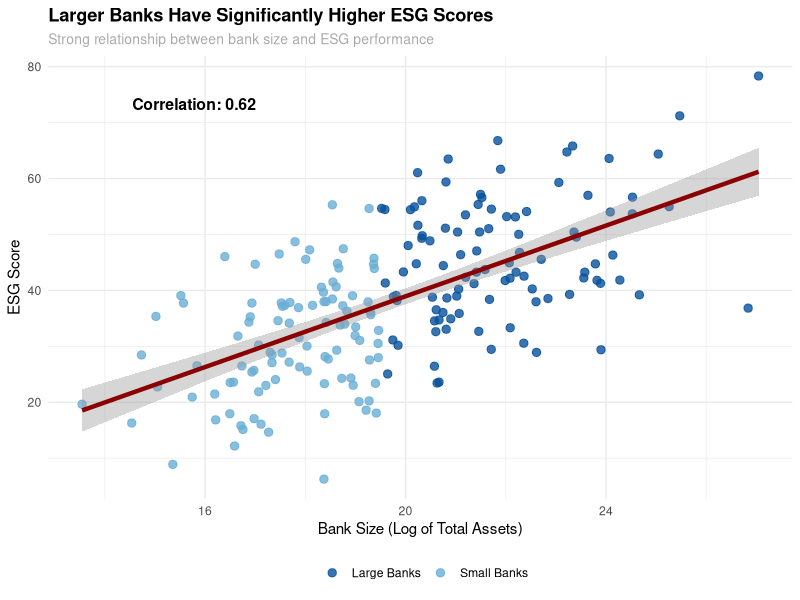
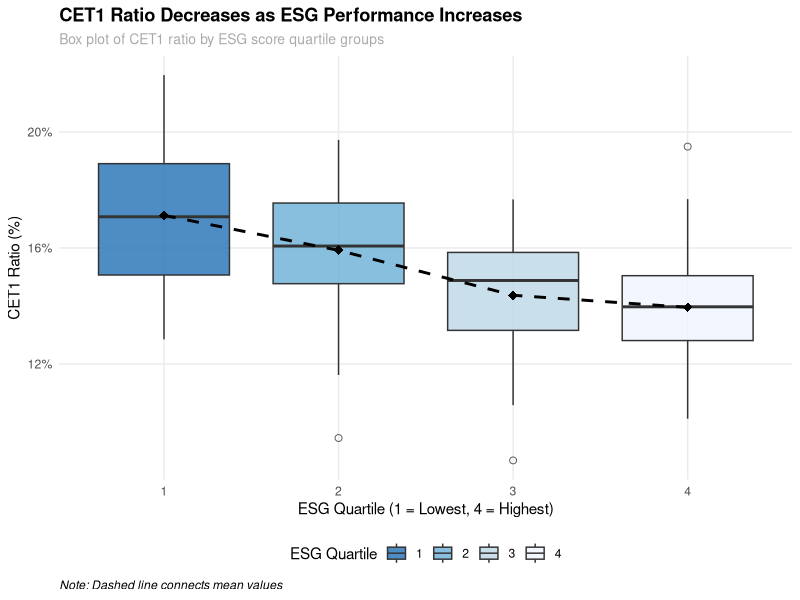
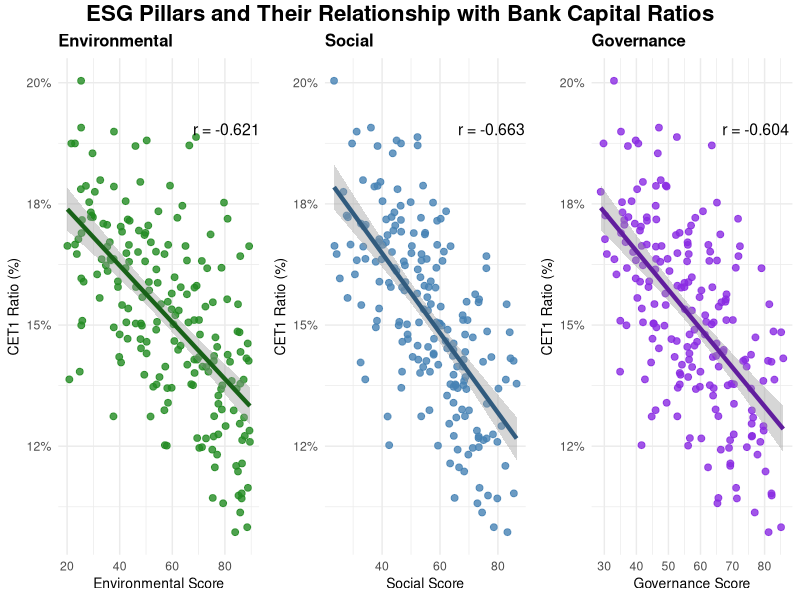
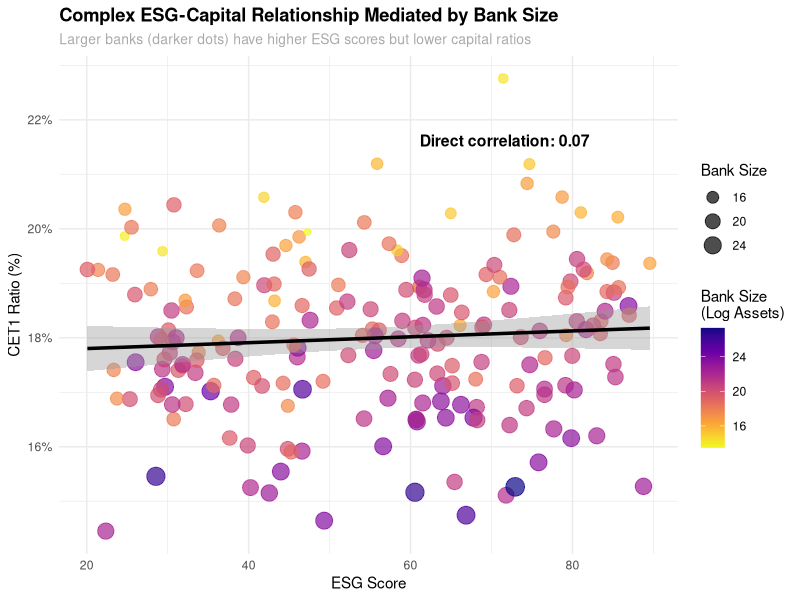

Write R code to recreate these figures, in order.
## ---- chunk 1
knitr::opts_chunk$set(echo = FALSE, warning = FALSE, message = FALSE,
                      fig.width = 10, fig.height = 6, dpi = 300,
                      out.width = "100%", fig.align = "center")

# Load required libraries
library(tidyverse)
library(ggplot2)
library(kableExtra)
library(corrplot)
library(gridExtra)
library(scales)
library(plm)
library(grid)
library(DiagrammeR)
library(htmltools)
## ---- chunk 2
# Create data flow diagram with DiagrammeR
DiagrammeR::grViz("
digraph data_flow {
  # Graph settings
  graph [rankdir = LR, fontname = 'Helvetica', nodesep = 0.5, ranksep = 0.7]
  node [shape = box, style = filled, fontname = 'Helvetica', fontsize = 20]
  edge [penwidth = 1.2]
  
  # Input data nodes
  ESG_Raw [label = 'Raw ESG Data\\n(Refinitiv)', fillcolor = '#D5F5E3']
  Financial_Raw [label = 'Raw Financial Data\\n(EBA)', fillcolor = '#FADBD8']
  
  # Processing nodes
  ESG_Process [label = 'ESG Data Cleaning\\n- Convert NULL to NA\\n- Extract years\\n- Pivot wider\\n- Handle duplicates', fillcolor = '#AED6F1']
  Financial_Process [label = 'Financial Data Cleaning\\n- Filter valid LEI codes\\n- Create financial ratios', fillcolor = '#AED6F1']
  
  # Merge node
  Merge [label = 'Data Merging\\n- Inner join by LEI code & Year\\n- Handle duplicate columns\\n- Clean column names', fillcolor = '#D7BDE2']
  
  # Transformation node
  Transform [label = 'Feature Engineering\\n- Create financial ratios\\n- Log transformations\\n- ESG categorizations\\n- Year factors', fillcolor = '#AED6F1']
  
  # Output node
  Final [label = 'Final Analysis Dataset\\n- ~400 observations\\n- ~30 variables\\n- Bank-year panel structure', fillcolor = '#FCF3CF']
  
  # Connections
  ESG_Raw -> ESG_Process
  Financial_Raw -> Financial_Process
  ESG_Process -> Merge
  Financial_Process -> Merge
  Merge -> Transform
  Transform -> Final
}
")
## ---- chunk 3
# Create variable description table
variables <- data.frame(
  Category = c("ESG Scores", "ESG Scores", "ESG Scores", "ESG Scores", 
               "Risk Metrics", "Risk Metrics", "Risk Metrics", "Risk Metrics",
               "Controls", "Controls", "Controls"),
  Variable = c("esg_score", "environmental_pillar_score", "social_pillar_score", "governance_pillar_score",
               "cet1_ratio", "leverage_ratio", "rwa_ratio", "provisions_ratio",
               "log_size", "loan_quality", "liquidity_ratio"),
  Description = c("Overall ESG performance score (0-100)", 
                  "Environmental pillar score (0-100)", 
                  "Social pillar score (0-100)", 
                  "Governance pillar score (0-100)",
                  "Common Equity Tier 1 capital ratio", 
                  "Regulatory leverage ratio", 
                  "Risk-weighted assets to total assets", 
                  "Loan provisions to total loans",
                  "Log of total assets (bank size)", 
                  "Loan quality (loans/provisions)", 
                  "Liquidity (cash/assets)")
)

# Display the variables table with better styling
kableExtra::kable(variables, format = "html") %>% 
  kableExtra::kable_styling(bootstrap_options = c("striped", "hover"),
                          full_width = TRUE, 
                          position = "center",
                          font_size = 16) %>%
  kableExtra::row_spec(0, bold = TRUE, color = "white", background = "#2c3e50")
## ---- chunk 4
# Create synthetic data for bank size and ESG relationship
set.seed(345)
n <- 200
size_esg_data <- data.frame(
  log_size = rnorm(n, 20, 2.5),
  esg_score = numeric(n)
)

# Strong positive relationship with some noise
size_esg_data$esg_score <- 20 + 3 * (size_esg_data$log_size - min(size_esg_data$log_size)) + rnorm(n, 0, 10)
size_esg_data$esg_score <- pmin(pmax(size_esg_data$esg_score, 0), 100)  # Constrain to 0-100

# Add categorical variable for size
size_esg_data$size_category <- ifelse(size_esg_data$log_size > median(size_esg_data$log_size), 
                                     "Large Banks", "Small Banks")

# Create the plot
ggplot(size_esg_data, aes(x = log_size, y = esg_score)) +
  geom_point(aes(color = size_category), alpha = 0.8, size = 2.5) +
  geom_smooth(method = "lm", color = "darkred", linewidth = 1.5, se = TRUE) +
  annotate("text", x = min(size_esg_data$log_size) + 1, 
           y = max(size_esg_data$esg_score) - 5, 
           label = paste("Correlation:", 
                         round(cor(size_esg_data$log_size, 
                                   size_esg_data$esg_score), 2)),
           size = 4, fontface = "bold", hjust = 0) +
  scale_color_manual(values = c("Small Banks" = "#6BAED6", "Large Banks" = "#08519C")) +
  labs(title = "Larger Banks Have Significantly Higher ESG Scores",
       subtitle = "Strong relationship between bank size and ESG performance",
       x = "Bank Size (Log of Total Assets)", 
       y = "ESG Score",
       color = "") +
  theme_minimal() +
  theme(legend.position = "bottom",
        plot.title = element_text(face = "bold"),
        plot.subtitle = element_text(size = 10, color = "darkgrey"))
## ---- chunk 5
# Create synthetic data for quartile analysis
set.seed(789)
n <- 200
synthetic_quartile_data <- data.frame(
  esg_score = runif(n, 20, 90)
)

# Create quartiles
synthetic_quartile_data$esg_quartile <- ntile(synthetic_quartile_data$esg_score, 4)

# Generate CET1 ratios with decreasing trend by quartile
means <- c(0.17, 0.16, 0.15, 0.14)
sds <- c(0.025, 0.022, 0.020, 0.018)

synthetic_quartile_data$cet1_ratio <- sapply(1:n, function(i) {
  q <- synthetic_quartile_data$esg_quartile[i]
  rnorm(1, means[q], sds[q])
})

# Create the boxplot with enhanced styling
ggplot(synthetic_quartile_data, 
      aes(x = factor(esg_quartile), y = cet1_ratio)) +
  geom_boxplot(aes(fill = factor(esg_quartile)), alpha = 0.8, outlier.shape = 1, outlier.size = 2) +
  # Add mean points with connecting line to highlight trend
  stat_summary(fun = mean, geom = "point", shape = 18, size = 3, color = "black") +
  stat_summary(fun = mean, geom = "line", aes(group = 1), color = "black", linetype = "dashed", linewidth = 1) +
  # Better colors with clear distinction
  scale_fill_brewer(palette = "Blues", direction = -1) +
  labs(title = "CET1 Ratio Decreases as ESG Performance Increases",
       subtitle = "Box plot of CET1 ratio by ESG score quartile groups",
       x = "ESG Quartile (1 = Lowest, 4 = Highest)", 
       y = "CET1 Ratio (%)",
       caption = "Note: Dashed line connects mean values",
       fill = "ESG Quartile") +
  scale_y_continuous(labels = scales::percent_format(accuracy = 1)) +
  theme_minimal() +
  theme(legend.position = "bottom",
        plot.title = element_text(face = "bold"),
        plot.subtitle = element_text(size = 10, color = "darkgrey"),
        plot.caption = element_text(hjust = 0, face = "italic"),
        panel.grid.minor = element_blank())
## ---- chunk 6
# Create synthetic data for ESG pillars with realistic correlations
set.seed(456)
n <- 200

# Create environmental pillar score
environmental_pillar_score <- runif(n, 20, 90)

# Create social pillar with moderate correlation to environmental
social_pillar_score <- 0.6 * environmental_pillar_score + 0.4 * runif(n, 20, 90)
social_pillar_score <- pmin(pmax(social_pillar_score, 20), 90)  # Keep in range

# Create governance pillar with weaker correlations
governance_pillar_score <- 0.4 * environmental_pillar_score + 0.3 * social_pillar_score + 
                           0.3 * runif(n, 20, 90)
governance_pillar_score <- pmin(pmax(governance_pillar_score, 20), 90)  # Keep in range

# Base CET1 ratio
cet1_ratio <- 0.15 + rnorm(n, 0, 0.01)

# Add environmental effect (moderate negative)
cet1_ratio <- cet1_ratio - 0.00035 * (environmental_pillar_score - mean(environmental_pillar_score))

# Add social effect (stronger negative)
cet1_ratio <- cet1_ratio - 0.00041 * (social_pillar_score - mean(social_pillar_score))

# Add governance effect (weak negative)
cet1_ratio <- cet1_ratio - 0.00005 * (governance_pillar_score - mean(governance_pillar_score))

# Add some noise
cet1_ratio <- cet1_ratio + rnorm(n, 0, 0.01)

# Combine into data frame
synthetic_pillar_data <- data.frame(
  environmental_pillar_score = environmental_pillar_score,
  social_pillar_score = social_pillar_score,
  governance_pillar_score = governance_pillar_score,
  cet1_ratio = cet1_ratio
)

# Helper function to darken colors
darken_color <- function(color, factor = 0.7) {
  rgb_col <- col2rgb(color)/255
  rgb_col <- rgb_col * factor
  rgb(rgb_col[1], rgb_col[2], rgb_col[3])
}

# Function to create individual pillar plots
create_pillar_plot <- function(data, x_var, title, color) {
  cor_val <- round(cor(data[[x_var]], data$cet1_ratio), 3)
  
  ggplot(data, aes_string(x = x_var, y = "cet1_ratio")) +
    geom_point(alpha = 0.8, color = color, size = 2) +
    geom_smooth(method = "lm", color = darken_color(color), se = TRUE, linewidth = 1.5) +
    labs(title = title,
         x = paste(title, "Score"), 
         y = "CET1 Ratio (%)") +
    scale_y_continuous(labels = scales::percent_format(accuracy = 1)) +
    theme_minimal() +
    theme(plot.title = element_text(face = "bold", size = 12),
          axis.title = element_text(size = 10)) +
    annotate("text", x = max(data[[x_var]]) * 0.9, 
             y = max(data$cet1_ratio) * 0.95, 
             label = paste("r =", cor_val),
             size = 4)
}

# Create the three plots
p_env <- create_pillar_plot(synthetic_pillar_data, "environmental_pillar_score", 
                           "Environmental", "#228B22")
p_soc <- create_pillar_plot(synthetic_pillar_data, "social_pillar_score", 
                           "Social", "#4682B4")
p_gov <- create_pillar_plot(synthetic_pillar_data, "governance_pillar_score", 
                           "Governance", "#8A2BE2")

# Combine plots
gridExtra::grid.arrange(p_env, p_soc, p_gov, ncol = 3,
                       top = textGrob("ESG Pillars and Their Relationship with Bank Capital Ratios", 
                                     gp = gpar(fontsize = 16, fontface = "bold")))
## ---- chunk 7
# Create synthetic data for ESG vs CET1 with size effect
set.seed(234)
n <- 200
complex_data <- data.frame(
  esg_score = runif(n, 20, 90),
  log_size = rnorm(n, 20, 2.5),
  cet1_ratio = numeric(n)
)

# Size effect on CET1 ratio (larger banks have lower capital ratios)
complex_data$cet1_ratio <- 0.20 - 0.004 * (complex_data$log_size - min(complex_data$log_size))

# Small positive effect of ESG on CET1 when controlling for size
complex_data$cet1_ratio <- complex_data$cet1_ratio + 0.0001 * complex_data$esg_score 

# Add noise
complex_data$cet1_ratio <- complex_data$cet1_ratio + rnorm(n, 0, 0.01)

# Create scatter plot with size as color gradient
ggplot(complex_data, 
       aes(x = esg_score, y = cet1_ratio, color = log_size, size = log_size)) +
  geom_point(alpha = 0.7) +
  geom_smooth(method = "lm", color = "black", size = 1.2, se = TRUE) +
  scale_color_viridis_c(option = "plasma", direction = -1) +
  scale_size_continuous(range = c(2, 6)) +
  annotate("text", x = max(complex_data$esg_score) * 0.8, 
           y = max(complex_data$cet1_ratio) * 0.95, 
           label = paste("Direct correlation:", 
                         round(cor(complex_data$esg_score, complex_data$cet1_ratio), 2)),
           size = 4, fontface = "bold") +
  labs(title = "Complex ESG-Capital Relationship Mediated by Bank Size",
       subtitle = "Larger banks (darker dots) have higher ESG scores but lower capital ratios",
       x = "ESG Score", 
       y = "CET1 Ratio (%)",
       color = "Bank Size\n(Log Assets)",
       size = "Bank Size") +
  scale_y_continuous(labels = scales::percent_format(accuracy = 1)) +
  theme_minimal() +
  theme(legend.position = "right",
        plot.title = element_text(face = "bold"),
        plot.subtitle = element_text(size = 10, color = "darkgrey"))
## ---- chunk 8
# Create detailed methodology table
methodology <- data.frame(
  Method = c("Panel Fixed Effects (Primary)", 
            "ESG Component Analysis", 
            "Quantile Regression", 
            "Non-linear Analysis",
            "Lagged Effects Analysis",
            "Principal Component Analysis"),
  
  Purpose = c("Establish main relationship controlling for bank-specific heterogeneity", 
             "Identify which specific ESG components have strongest relationships", 
             "Assess if ESG effects differ across capital ratio distribution", 
             "Test for U-shaped or threshold relationships",
             "Determine if ESG performance impacts risk with time delay",
             "Extract underlying ESG factors and assess their impact"),
  
  Specification = c("cet1_ratio ~ esg_score + log_size + rwa_ratio + FE", 
                   "fin_metric ~ esg_component + controls + FE", 
                   "cet1_ratio ~ esg_score + controls, τ ∈ {0.1, 0.25, 0.5, 0.75, 0.9}", 
                   "cet1_ratio ~ esg_score + esg_score² + controls + FE",
                   "cet1_ratio ~ lag(esg_score) + controls + FE",
                   "PCA with varimax rotation + plm(cet1_ratio ~ PCA_factors)")
)

# Display methodology with enhanced styling
kableExtra::kable(methodology, format = "html", 
                 col.names = c("Analytical Method", "Research Purpose", "Model Specification")) %>%
  kableExtra::kable_styling(bootstrap_options = c("striped", "hover"),
                          full_width = TRUE, 
                          position = "center",
                          font_size = 15) %>%
  kableExtra::row_spec(0, bold = TRUE, color = "white", background = "#2c3e50") %>%
  kableExtra::row_spec(1, bold = TRUE, background = "#ebf5fb") %>%
  kableExtra::column_spec(1, bold = TRUE, width = "20%") %>%
  kableExtra::column_spec(2, width = "40%") %>%
  kableExtra::column_spec(3, width = "40%", monospace = TRUE)
